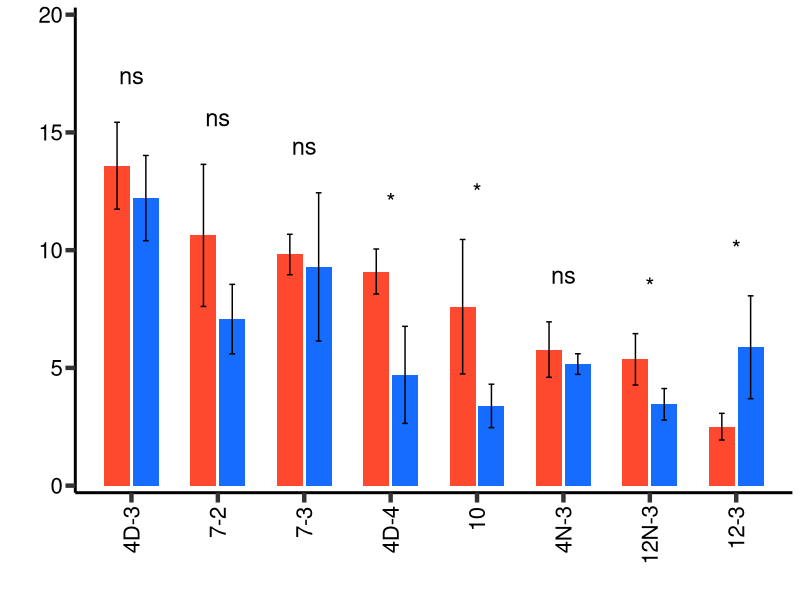

R code for this plot: (Note: this script raises an error after producing the figure.)
#!/usr/bin/env Rscript
##############################################################################
##                           SetUP                                          ##
##############################################################################
#Title: IL2-IL15 Treg dependent: V segments
#Description: 
#Installing and loading required packages
if(!require(stringr))
{install.packages("stringr")
}
library(stringr)
if(!require(ggplot2))
{install.packages("ggplot2")
}
library(ggplot2)
if(!require(matrixStats))
{install.packages("matrixStats")
}
library(matrixStats)
#################################
setwd(dirname(rstudioapi::getActiveDocumentContext()$path))
#READ file:
IL2_exclusive <- read.table("IL2_exclusive.txt", sep ="\t", header = TRUE, comment="", quote="")
IL15_exclusive <- read.table("IL15_exclusive.txt", sep ="\t", header = TRUE, comment="", quote="")
IL2_independent <- read.table("IL2_independent.txt", sep ="\t", header = TRUE, comment="", quote="")
IL15_independent <- read.table("IL15_independent.txt", sep ="\t", header = TRUE, comment="", quote="")
V_segments <- read.csv(file = "VAsegments.txt", sep = "\t")


IL2_independent <-IL2_independent[,c(1:4,11:16)]
IL15_independent <-IL15_independent[,c(1:4,11:16)]

###############################################################################
##                          Process Data                                     ##
###############################################################################
###### TRAV present in all samples

#Sums WT
sum_counts_WT <- matrix(data=NA, ncol=2, nrow = 4)
sum_counts_WT[,1] <- c("WT1", "WT2", "WT3", "WT4")
j=1
for (i in 5:8) {
sum_counts_WT[j,2] <- c(sum(IL2_exclusive[,i])+sum(IL2_independent[,i]))
j=j+1
}
colnames(sum_counts_WT) <- c("replicate", "counts")
sum_counts_WT <- as.data.frame(sum_counts_WT)
sum_counts_WT[,1] <- as.character(sum_counts_WT[,1])
sum_counts_WT[,2] <- as.numeric(as.character(sum_counts_WT[,2]))
###############
#     IL2     #
###############
#IL2 dep
condition= IL2_exclusive
tmp <- condition
tmp_1 <- as.data.frame(tmp[,c(2,5)])
tmp_1 <- aggregate(IL2_3_KO ~ v, data=tmp_1, sum)
tmp_1[,2] <- (tmp_1[,2]/sum(tmp_1[,2]))*100
tmp_2 <- as.data.frame(tmp[,c(2,6)])
tmp_2 <- aggregate(IL2_5_KO ~ v, data=tmp_2, sum)
tmp_2[,2] <- (tmp_2[,2]/sum(tmp_2[,2]))*100
tmp_3 <- as.data.frame(tmp[,c(2,7)])
tmp_3 <- aggregate(IL2_6_KO ~ v, data=tmp_3, sum)
tmp_3[,2] <- (tmp_3[,2]/sum(tmp_3[,2]))*100
tmp_4 <- as.data.frame(tmp[,c(2,8)])
tmp_4 <- aggregate(IL2_7_KO ~ v, data=tmp_4, sum)
tmp_4[,2] <- (tmp_4[,2]/sum(tmp_4[,2]))*100
Data_IL2_exclusive <- cbind(tmp_1, tmp_2[,2], tmp_3[,2], tmp_4[,2])
colnames(Data_IL2_exclusive) <- c("V","WT1", "WT2", "WT3", "WT4")

#IL2 indep
condition= IL2_independent
tmp <- condition
tmp_1 <- as.data.frame(tmp[,c(2,5)])
tmp_1 <- aggregate(IL2_3_KO ~ v, data=tmp_1, sum)
tmp_1[,2] <- (tmp_1[,2]/sum(tmp_1[,2]))*100
tmp_2 <- as.data.frame(tmp[,c(2,6)])
tmp_2 <- aggregate(IL2_5_KO ~ v, data=tmp_2, sum)
tmp_2[,2] <- (tmp_2[,2]/sum(tmp_2[,2]))*100
tmp_3 <- as.data.frame(tmp[,c(2,7)])
tmp_3 <- aggregate(IL2_6_KO ~ v, data=tmp_3, sum)
tmp_3[,2] <- (tmp_3[,2]/sum(tmp_3[,2]))*100
tmp_4 <- as.data.frame(tmp[,c(2,8)])
tmp_4 <- aggregate(IL2_7_KO ~ v, data=tmp_4, sum)
tmp_4[,2] <- (tmp_4[,2]/sum(tmp_4[,2]))*100
Data_IL2_independent <- cbind(tmp_1, tmp_2[,2], tmp_3[,2], tmp_4[,2])
colnames(Data_IL2_independent) <- c("V","WT1", "WT2", "WT3", "WT4")

###############
#     IL15     #
###############
#IL15 dep
condition= IL15_exclusive
tmp <- condition
tmp_1 <- as.data.frame(tmp[,c(2,5)])
tmp_1 <- aggregate(IL15_9_KO ~ v, data=tmp_1, sum)
tmp_1[,2] <- (tmp_1[,2]/sum(tmp_1[,2]))*100
tmp_2 <- as.data.frame(tmp[,c(2,6)])
tmp_2 <- aggregate(IL15_10_KO ~ v, data=tmp_2, sum)
tmp_2[,2] <- (tmp_2[,2]/sum(tmp_2[,2]))*100
tmp_3 <- as.data.frame(tmp[,c(2,7)])
tmp_3 <- aggregate(IL15_11_KO ~ v, data=tmp_3, sum)
tmp_3[,2] <- (tmp_3[,2]/sum(tmp_3[,2]))*100
tmp_4 <- as.data.frame(tmp[,c(2,8)])
tmp_4 <- aggregate(IL15_12_KO ~ v, data=tmp_4, sum)
tmp_4[,2] <- (tmp_4[,2]/sum(tmp_4[,2]))*100
Data_IL15_exclusive <- cbind(tmp_1, tmp_2[,2], tmp_3[,2], tmp_4[,2])
colnames(Data_IL15_exclusive) <- c("V","WT1", "WT2", "WT3", "WT4")

#IL15 indep
condition= IL15_independent
tmp <- condition
tmp_1 <- as.data.frame(tmp[,c(2,5)])
tmp_1 <- aggregate(IL15_9_KO ~ v, data=tmp_1, sum)
tmp_1[,2] <- (tmp_1[,2]/sum(tmp_1[,2]))*100
tmp_2 <- as.data.frame(tmp[,c(2,6)])
tmp_2 <- aggregate(IL15_10_KO ~ v, data=tmp_2, sum)
tmp_2[,2] <- (tmp_2[,2]/sum(tmp_2[,2]))*100
tmp_3 <- as.data.frame(tmp[,c(2,7)])
tmp_3 <- aggregate(IL15_11_KO ~ v, data=tmp_3, sum)
tmp_3[,2] <- (tmp_3[,2]/sum(tmp_3[,2]))*100
tmp_4 <- as.data.frame(tmp[,c(2,8)])
tmp_4 <- aggregate(IL15_12_KO ~ v, data=tmp_4, sum)
tmp_4[,2] <- (tmp_4[,2]/sum(tmp_4[,2]))*100
Data_IL15_independent <- cbind(tmp_1, tmp_2[,2], tmp_3[,2], tmp_4[,2])
colnames(Data_IL15_independent) <- c("V","WT1", "WT2", "WT3", "WT4")

###############
# Mean and SD #
###############
Data_IL2_exclusive$mean <- rowMeans(Data_IL2_exclusive[,2:5])
Data_IL2_independent$mean <- rowMeans(Data_IL2_independent[,2:5])
Data_IL15_exclusive$mean <- rowMeans(Data_IL15_exclusive[,2:5])
Data_IL15_independent$mean <- rowMeans(Data_IL15_independent[,2:5])
#
Data_IL2_exclusive$SD <- rowSds(as.matrix(Data_IL2_exclusive[,2:5]))
Data_IL2_independent$SD <- rowSds(as.matrix(Data_IL2_independent[,2:5]))
Data_IL15_exclusive$SD <- rowSds(as.matrix(Data_IL15_exclusive[,2:5]))
Data_IL15_independent$SD <- rowSds(as.matrix(Data_IL15_independent[,2:5]))




################################
# Complete the tables and order#
################################
#######
# IL2 #
#######
tmp_1 <- setdiff(Data_IL2_exclusive[,1], Data_IL2_independent[,1]) 
tmp_2 <- matrix(data = 0, ncol = ncol(Data_IL2_exclusive) , nrow= length(tmp_1))
tmp_2[,1] <- tmp_1
colnames(tmp_2) <- colnames(Data_IL2_exclusive)
Data_IL2_independent <- rbind(Data_IL2_independent, tmp_2)
Data_IL2_independent[,1] <- as.character(Data_IL2_independent[,1])
Data_IL2_independent <- Data_IL2_independent[order(Data_IL2_independent[,1]), ]
#
tmp_1 <- setdiff(Data_IL2_independent[,1], Data_IL2_exclusive[,1]) 
tmp_2 <- matrix(data = 0, ncol = ncol(Data_IL2_independent) , nrow= length(tmp_1))
tmp_2[,1] <- tmp_1
colnames(tmp_2) <- colnames(Data_IL2_independent)
Data_IL2_exclusive <- rbind(Data_IL2_exclusive, tmp_2)
Data_IL2_exclusive[,1] <- as.character(Data_IL2_exclusive[,1])
Data_IL2_exclusive <- Data_IL2_exclusive[order(Data_IL2_exclusive[,1]), ]
for(i in 2:7){Data_IL2_exclusive[,i] <- as.numeric(Data_IL2_exclusive[,i])}
for(i in 2:7){Data_IL2_independent[,i] <- as.numeric(Data_IL2_independent[,i])}
#Order by Independent
Data_IL2_independent <- Data_IL2_independent[order(Data_IL2_independent[,6], decreasing = TRUE ), ]
rownames(Data_IL2_exclusive) <- NULL
rownames(Data_IL2_independent) <- NULL
index <- match(Data_IL2_independent[,1], Data_IL2_exclusive[,1], nomatch = 0)
Data_IL2_exclusive <- Data_IL2_exclusive[index,]
rownames(Data_IL2_exclusive) <- NULL



########
# IL15 #
########
tmp_1 <- setdiff(Data_IL15_exclusive[,1], Data_IL15_independent[,1]) 
tmp_2 <- matrix(data = 0, ncol = ncol(Data_IL15_exclusive) , nrow= length(tmp_1))
tmp_2[,1] <- tmp_1
colnames(tmp_2) <- colnames(Data_IL15_exclusive)
Data_IL15_independent <- rbind(Data_IL15_independent, tmp_2)
Data_IL15_independent[,1] <- as.character(Data_IL15_independent[,1])
Data_IL15_independent <- Data_IL15_independent[order(Data_IL15_independent[,1]), ]
#
tmp_1 <- setdiff(Data_IL15_independent[,1], Data_IL15_exclusive[,1]) 
tmp_2 <- matrix(data = 0, ncol = ncol(Data_IL15_independent) , nrow= length(tmp_1))
tmp_2[,1] <- tmp_1
colnames(tmp_2) <- colnames(Data_IL15_independent)
Data_IL15_exclusive <- rbind(Data_IL15_exclusive, tmp_2)
Data_IL15_exclusive[,1] <- as.character(Data_IL15_exclusive[,1])
Data_IL15_exclusive <- Data_IL15_exclusive[order(Data_IL15_exclusive[,1]), ]
for(i in 2:7){Data_IL15_exclusive[,i] <- as.numeric(Data_IL15_exclusive[,i])}
for(i in 2:7){Data_IL15_independent[,i] <- as.numeric(Data_IL15_independent[,i])}
#Order by Independent
Data_IL15_independent <- Data_IL15_independent[order(Data_IL15_independent[,6], decreasing = TRUE ), ]
rownames(Data_IL15_exclusive) <- NULL
rownames(Data_IL15_independent) <- NULL
index <- match(Data_IL15_independent[,1], Data_IL15_exclusive[,1], nomatch = 0)
Data_IL15_exclusive <- Data_IL15_exclusive[index,]
rownames(Data_IL15_exclusive) <- NULL



########################################
# Transform data frame Graphics tables #
########################################

######
#IL2 #
######
#IL2_exclusive
IL2_exclusive_graphic <- matrix(data = NA, ncol = 6, nrow = nrow(Data_IL2_exclusive))
colnames(IL2_exclusive_graphic) <- c("x_values", "mean", "SD", "V_segment", "condition", "pValue")
IL2_exclusive_graphic[,2] <- c(Data_IL2_exclusive[,6])
IL2_exclusive_graphic[,3] <- Data_IL2_exclusive[,7]
IL2_exclusive_graphic[,4] <- Data_IL2_exclusive[,1]
IL2_exclusive_graphic[,5] <- rep("IL-2 Exclusive",nrow(Data_IL2_exclusive))
#Add X
IL2_exclusive_graphic[,1] <- seq(from=1, to=nrow(Data_IL2_exclusive)*3, by=3)
#pValues
for (i in 1:nrow(Data_IL2_exclusive)) {
  if (as.numeric(Data_IL2_exclusive[i,6]) > as.numeric(Data_IL2_independent[i,6]))
  {pValue <- wilcox.test(as.numeric(Data_IL2_exclusive[i,2:5]),as.numeric(Data_IL2_independent[i,2:5]),  alternative = "g", paired = FALSE)
  }else {pValue <- wilcox.test(as.numeric(Data_IL2_exclusive[i,2:5]),as.numeric(Data_IL2_independent[i,2:5]),  alternative = "l", paired = FALSE)}
  IL2_exclusive_graphic[i,6] <- round(pValue$p.value, digits = 4)}

#IL2_independent
IL2_independent_graphic <- matrix(data = NA, ncol = 6, nrow = nrow(Data_IL2_independent))
colnames(IL2_independent_graphic) <- c("x_values", "mean", "SD", "V_segment", "condition", "pValue")
IL2_independent_graphic[,2] <- c(Data_IL2_independent[,6])
IL2_independent_graphic[,3] <- Data_IL2_independent[,7]
IL2_independent_graphic[,4] <- Data_IL2_independent[,1]
IL2_independent_graphic[,5] <- rep("IL-2 independent",nrow(Data_IL2_independent))
#Add X
IL2_independent_graphic[,1] <- seq(from=2, to=nrow(Data_IL2_independent)*3, by=3)
# Together
IL2_graphic <- as.data.frame(rbind(IL2_independent_graphic, IL2_exclusive_graphic))
for(i in c(1:3,6)){IL2_graphic[,i] <- as.numeric(as.character(IL2_graphic[,i]))}
for(i in c(4,5)){IL2_graphic[,i] <- as.character(IL2_graphic[,i])}


######
#IL15 #
######
#IL15_exclusive
IL15_exclusive_graphic <- matrix(data = NA, ncol = 6, nrow = nrow(Data_IL15_exclusive))
colnames(IL15_exclusive_graphic) <- c("x_values", "mean", "SD", "V_segment", "condition", "pValue")
IL15_exclusive_graphic[,2] <- c(Data_IL15_exclusive[,6])
IL15_exclusive_graphic[,3] <- Data_IL15_exclusive[,7]
IL15_exclusive_graphic[,4] <- Data_IL15_exclusive[,1]
IL15_exclusive_graphic[,5] <- rep("IL-15 Exclusive",nrow(Data_IL15_exclusive))
#Add X
IL15_exclusive_graphic[,1] <- seq(from=1, to=nrow(Data_IL15_exclusive)*3, by=3)
#pValues
for (i in 1:nrow(Data_IL15_exclusive)) {
  if (as.numeric(Data_IL15_exclusive[i,6]) > as.numeric(Data_IL15_independent[i,6]))
  {pValue <- wilcox.test(as.numeric(Data_IL15_exclusive[i,2:5]),as.numeric(Data_IL15_independent[i,2:5]),  alternative = "g", paired = FALSE)
  }else {pValue <- wilcox.test(as.numeric(Data_IL15_exclusive[i,2:5]),as.numeric(Data_IL15_independent[i,2:5]),  alternative = "l", paired = FALSE)}
  IL15_exclusive_graphic[i,6] <- round(pValue$p.value, digits = 4)}

#IL15_independent
IL15_independent_graphic <- matrix(data = NA, ncol = 6, nrow = nrow(Data_IL15_independent))
colnames(IL15_independent_graphic) <- c("x_values", "mean", "SD", "V_segment", "condition", "pValue")
IL15_independent_graphic[,2] <- c(Data_IL15_independent[,6])
IL15_independent_graphic[,3] <- Data_IL15_independent[,7]
IL15_independent_graphic[,4] <- Data_IL15_independent[,1]
IL15_independent_graphic[,5] <- rep("IL-2 independent",nrow(Data_IL15_independent))
#Add X
IL15_independent_graphic[,1] <- seq(from=2, to=nrow(Data_IL15_independent)*3, by=3)
# Together
IL15_graphic <- as.data.frame(rbind(IL15_independent_graphic, IL15_exclusive_graphic))
for(i in c(1:3,6)){IL15_graphic[,i] <- as.numeric(as.character(IL15_graphic[,i]))}
for(i in c(4,5)){IL15_graphic[,i] <- as.character(IL15_graphic[,i])}

###############################################################################
##                          Select specific TRAVs                            ##
###############################################################################

###########
#   IL2   #
###########
index_1 <- which(IL2_graphic[,2]>=5) 
tmp_trav <- IL2_graphic[index_1,]
tmp_trav <- unique(tmp_trav[,4])
tmp <- matrix(data = NA, ncol = ncol(IL2_graphic), nrow = 0)
colnames(tmp) <- colnames(IL2_graphic)
for (i in 1:length(tmp_trav)) {
  tmp <- rbind(tmp, IL2_graphic[which(IL2_graphic[,4] == tmp_trav[i]), ])}
IL2_graphic_selected <- tmp
rownames(IL2_graphic_selected) <- NULL
tmp <- c(seq(from=1, to=nrow(IL2_graphic_selected )*1.5, by=3), seq(from=2, to=nrow(IL2_graphic_selected )*1.5, by=3))
IL2_graphic_selected[,1] <- sort(tmp)

###########
#   IL15   #
###########
index_1 <- which(IL15_graphic[,2]>=5) 
tmp_trav <- IL15_graphic[index_1,]
tmp_trav <- unique(tmp_trav[,4])
tmp <- matrix(data = NA, ncol = ncol(IL15_graphic), nrow = 0)
colnames(tmp) <- colnames(IL15_graphic)
for (i in 1:length(tmp_trav)) {
  tmp <- rbind(tmp, IL15_graphic[which(IL15_graphic[,4] == tmp_trav[i]), ])}
IL15_graphic_selected <- tmp
rownames(IL15_graphic_selected) <- NULL
tmp <- c(seq(from=1, to=nrow(IL15_graphic_selected )*1.5, by=3), seq(from=2, to=nrow(IL15_graphic_selected )*1.5, by=3))
IL15_graphic_selected[,1] <- sort(tmp)


##############################
##           Stars          ##
##############################
# *P < 0.05, **P < 0.01, ***P < 0.001, ****P < 0.0001 
stars_signif_IL2 <- matrix(data = NA, ncol = 5, nrow = (nrow(IL2_graphic_selected)/2))
colnames(stars_signif_IL2) <- c("x_pos", "y_pos", "pValue", "stars", "y_segment")
stars_signif_IL2[,1] <- IL2_graphic_selected[seq(from=1, to=nrow(IL2_graphic_selected), by=2 ) ,1]+0.5
tmp <- as.data.frame(cbind( IL2_graphic_selected[,2], IL2_graphic_selected[,3]))
tmp$sum <- rowSums(tmp)
tmp <- cbind(tmp[seq(from=1, to=nrow(IL2_graphic_selected), by=2 ),3],tmp[seq(from=2, to=nrow(IL2_graphic_selected), by=2 ),3])
for (i in 1:nrow(tmp)) {stars_signif_IL2[i,2] <- max(tmp[i,1],tmp[i,2])}
tmp <- stars_signif_IL2[,2]
stars_signif_IL2[,2] <- tmp+(round(max(tmp) /10,0)) 
stars_signif_IL2[,5] <- tmp+(round(max(tmp) /15,0)) 
stars_signif_IL2[,3] <- IL2_graphic_selected[seq(from=2, to=nrow(IL2_graphic_selected)+1, by=2 ),6]     #1:(nrow(IL2_graphic_selected)/2)

if (length (stars_signif_IL2[which(stars_signif_IL2[,3] > 0.05),]) == 5){
  tmp_ns <- as.data.frame(t(stars_signif_IL2[which(stars_signif_IL2[,3] > 0.05),]))
  tmp_ns[1:nrow(tmp_ns),4] <- "ns"}
if (length (stars_signif_IL2[which(stars_signif_IL2[,3] > 0.05),]) > 5){
  tmp_ns <- as.data.frame((stars_signif_IL2[which(stars_signif_IL2[,3] > 0.05),]))
  tmp_ns[1:nrow(tmp_ns),4] <- "ns"}
stars_signif_IL2 <- stars_signif_IL2[which(stars_signif_IL2[,3] <= 0.05),]
rownames(stars_signif_IL2) <- NULL
stars_signif_IL2[which(stars_signif_IL2[,3] >= 0.01),4] <- "*"
stars_signif_IL2[which(stars_signif_IL2[,3] <= 0.01 &  stars_signif_IL2[,3] >= 0.001), 4] <- "**"
stars_signif_IL2[which(stars_signif_IL2[,3] <= 0.001 &  stars_signif_IL2[,3] >= 0.0001), 4] <- "***"
#stars_signif_IL2[ which(stars_signif_IL2[,3] <= 0.0001), 4] <- "****"
if(exists("tmp_ns")) {stars_signif_IL2 <- rbind(stars_signif_IL2, tmp_ns)
for (i in c(1:3,5)) {stars_signif_IL2[,i] <- as.numeric(stars_signif_IL2[,i])}
stars_signif_IL2 <- stars_signif_IL2[order(stars_signif_IL2[,1]),]}
rm(tmp_ns)



# *P < 0.05, **P < 0.01, ***P < 0.001, ****P < 0.0001 
stars_signif_IL15 <- matrix(data = NA, ncol = 5, nrow = (nrow(IL15_graphic_selected)/2))
colnames(stars_signif_IL15) <- c("x_pos", "y_pos", "pValue", "stars", "y_segment")
stars_signif_IL15[,1] <- IL15_graphic_selected[seq(from=1, to=nrow(IL15_graphic_selected), by=2 ) ,1]+0.5
tmp <- as.data.frame(cbind( IL15_graphic_selected[,2], IL15_graphic_selected[,3]))
tmp$sum <- rowSums(tmp)
tmp <- cbind(tmp[seq(from=1, to=nrow(IL15_graphic_selected), by=2 ),3],tmp[seq(from=2, to=nrow(IL15_graphic_selected), by=2 ),3])
for (i in 1:nrow(tmp)) {stars_signif_IL15[i,2] <- max(tmp[i,1],tmp[i,2])}
tmp <- stars_signif_IL15[,2]
stars_signif_IL15[,2] <- tmp+(round(max(tmp) /10,0)) 
stars_signif_IL15[,5] <- tmp+(round(max(tmp) /15,0)) 
stars_signif_IL15[,3] <- IL15_graphic_selected[seq(from=2, to=nrow(IL15_graphic_selected)+1, by=2 ),6]     #1:(nrow(IL15_graphic_selected)/2)
if (length (stars_signif_IL15[which(stars_signif_IL15[,3] > 0.05),]) == 5){
  tmp_ns <- as.data.frame(t(stars_signif_IL15[which(stars_signif_IL15[,3] > 0.05),]))
  tmp_ns[1:nrow(tmp_ns),4] <- "ns"}
if (length (stars_signif_IL15[which(stars_signif_IL15[,3] > 0.05),]) > 5){
  tmp_ns <- as.data.frame((stars_signif_IL15[which(stars_signif_IL15[,3] > 0.05),]))
  tmp_ns[1:nrow(tmp_ns),4] <- "ns"}
stars_signif_IL15 <- stars_signif_IL15[which(stars_signif_IL15[,3] <= 0.05),]
rownames(stars_signif_IL15) <- NULL
stars_signif_IL15[which(stars_signif_IL15[,3] >= 0.01),4] <- "*"
stars_signif_IL15[which(stars_signif_IL15[,3] <= 0.01 &  stars_signif_IL15[,3] >= 0.001), 4] <- "**"
stars_signif_IL15[which(stars_signif_IL15[,3] <= 0.001 &  stars_signif_IL15[,3] >= 0.0001), 4] <- "***"
#stars_signif_IL15[ which(stars_signif_IL15[,3] <= 0.0001), 4] <- "****"
if(exists("tmp_ns")) {stars_signif_IL15 <- rbind(stars_signif_IL15, tmp_ns)
for (i in c(1:3,5)) {stars_signif_IL15[,i] <- as.numeric(stars_signif_IL15[,i])}
stars_signif_IL15 <- stars_signif_IL15[order(stars_signif_IL15[,1]),]}




###################
# Eliminate "TRAV"#
###################
IL2_graphic_selected[,4] <- gsub("TRAV", "", IL2_graphic_selected[,4])
IL15_graphic_selected[,4] <- gsub("TRAV", "", IL15_graphic_selected[,4])

#####################################################################################
#                               Graphics                                            #
#####################################################################################

size_chr=16
custom_theme <- function () { theme(legend.text=element_text(size=size_chr), plot.title= element_text(size=size_chr, hjust = 0.5), 
                                    axis.text.x = element_text(size=size_chr, colour = "black",angle = 90, hjust=0.95,vjust=0.5), axis.text.y = element_text(size=size_chr, colour = "black"), 
                                    axis.title.x= element_text(size=size_chr+2, hjust = 0.5) , axis.title.y= element_text(size=size_chr+4),
                                    panel.grid.major = element_blank(), panel.grid.minor = element_blank(),
                                    panel.background = element_blank(), axis.ticks.length=unit(.25, "cm"), axis.ticks = element_line(size = 1.5),
                                    legend.position = "none", axis.line = element_line(size = 1, colour = "black"))}  





ggplot(IL2_graphic_selected, aes(x = x_values, y = mean, fill=condition))+ 
  geom_bar(stat="identity")+
  xlab("") +
  ylab("") +
  scale_y_continuous(expand = c(0, 0.3)) +
  custom_theme()+
  guides(fill = guide_legend(reverse = TRUE))+
  expand_limits(y=c(0, 20))+ 
  scale_fill_manual(values=c("#156cff", "#ff492e"))+
  scale_x_continuous(expand = c(0, 1), breaks=seq(from=1.5, to=IL2_graphic_selected[(nrow(IL2_graphic_selected)),1], by=3), labels = unique(IL2_graphic_selected[,4]))+
  geom_errorbar(aes(ymin=mean-SD, ymax=mean+SD), width=.2,position=position_dodge(.9),color="black")+
  annotate("text", x=as.numeric(stars_signif_IL2[,1]), y=as.numeric(stars_signif_IL2[,2]), label=stars_signif_IL2[,4], color="black", size=6)+
  ggsave("Vseg_IL2_excl_indep.pdf", width=12, height=10, units = "cm")


ggplot(IL15_graphic_selected, aes(x = x_values, y = mean, fill=condition))+ 
  geom_bar(stat="identity")+
  xlab("") +
  ylab("") +
  scale_y_continuous(expand = c(0, 0.3)) +
  custom_theme()+
  guides(fill = guide_legend(reverse = TRUE))+
  expand_limits(y=c(0, 25))+ 
  scale_fill_manual(values=c("#156cff", "#ff492e"))+
  scale_x_continuous(expand = c(0, 1), breaks=seq(from=1.5, to=IL15_graphic_selected[(nrow(IL15_graphic_selected)),1], by=3), labels = unique(IL15_graphic_selected[,4]))+
  geom_errorbar(aes(ymin=mean-SD, ymax=mean+SD), width=.2,position=position_dodge(.9),color="black")+
  annotate("text", x=as.numeric(stars_signif_IL15[,1]), y=as.numeric(stars_signif_IL15[,2]), label=stars_signif_IL15[,4], color="black", size=6)+
  ggsave("Vseg_IL15_excl_indep.pdf", width=14, height=10, units = "cm")
